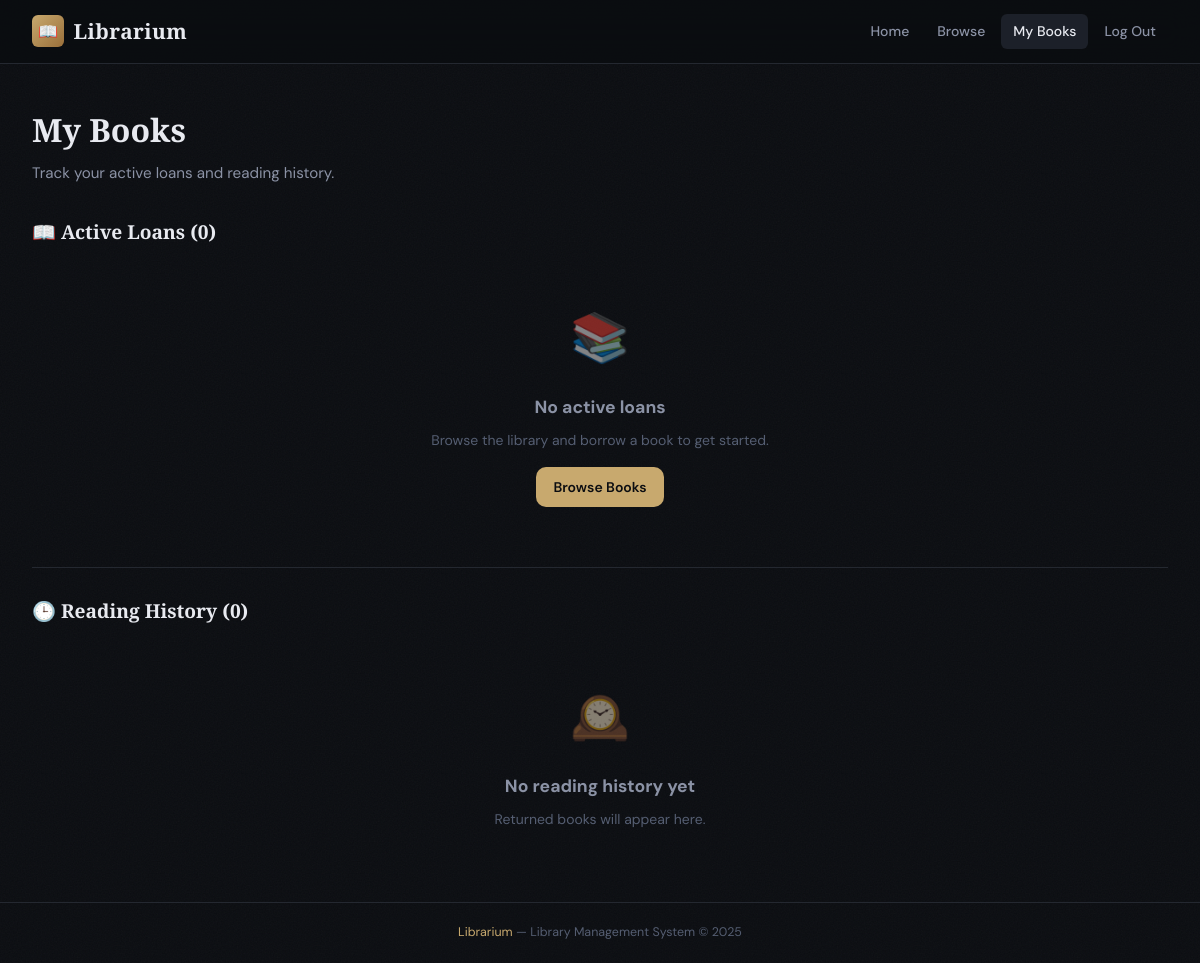
Before: /my-borrowings (signed in) with the older database file.
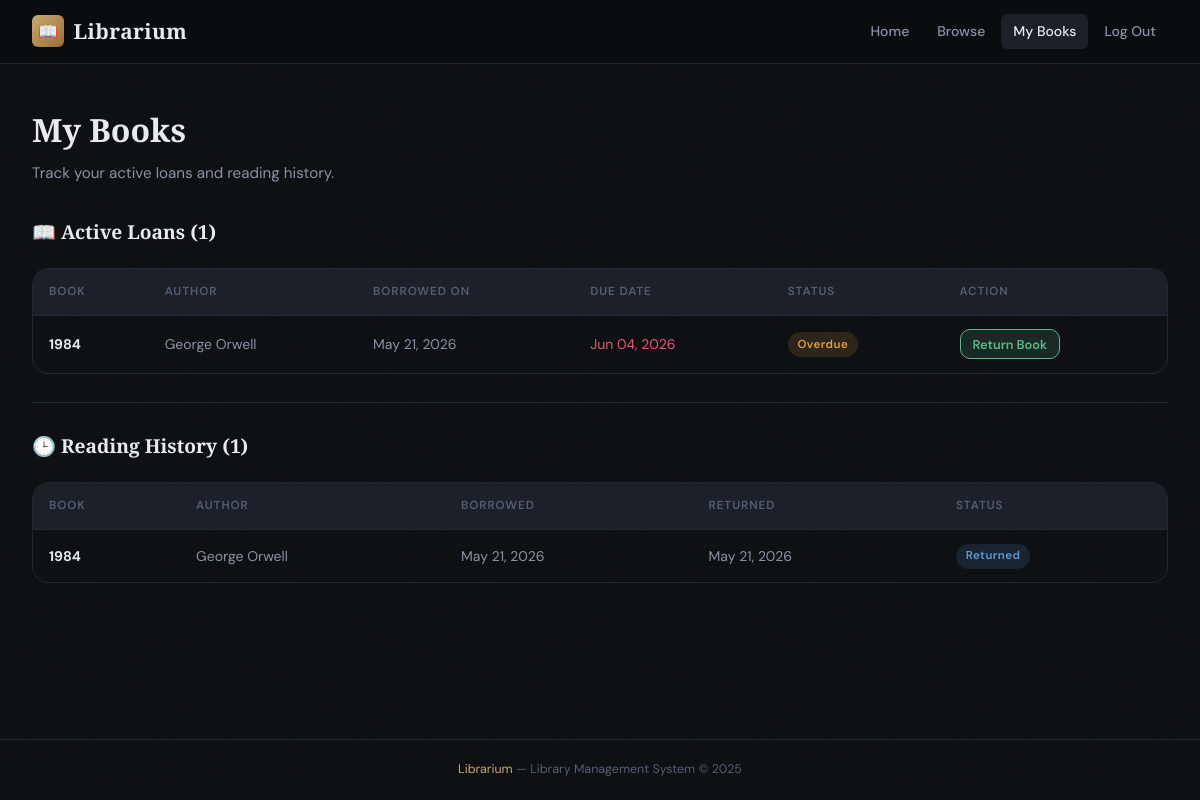
After: the same page with the newer database file.
### models.py (models this page shows, shortened)
class Borrowing(db.Model):
    __tablename__ = "borrowings"
    id = db.Column(db.Integer, primary_key=True)
    user_id = db.Column(db.Integer, db.ForeignKey("users.id"), nullable=False, index=True)
    book_id = db.Column(db.Integer, db.ForeignKey("books.id"), nullable=False, index=True)
    borrow_date = db.Column(db.DateTime, default=datetime.utcnow, nullable=False)
    due_date = db.Column(db.DateTime, nullable=True)
    return_date = db.Column(db.DateTime, nullable=True)
    status = db.Column(db.String(20), default="borrowed", nullable=False)  # 'borrowed' | 'returned' | 'overdue'
    @property
    def is_overdue(self):
        if self.status == "borrowed" and self.due_date:
            return datetime.utcnow() > self.due_date
        return False

class Book(db.Model):
    __tablename__ = "books"
    id = db.Column(db.Integer, primary_key=True)
    title = db.Column(db.String(200), nullable=False)
    author = db.Column(db.String(150), nullable=False)
    isbn = db.Column(db.String(20), unique=True, nullable=False, index=True)
    genre = db.Column(db.String(80), nullable=True)
    description = db.Column(db.Text, nullable=True)
    availability_status = db.Column(db.Boolean, default=True, nullable=False)  # True = available
    added_at = db.Column(db.DateTime, default=datetime.utcnow)
    borrowings = db.relationship("Borrowing", backref="book", lazy="dynamic")

### routes.py (the view)
@main.route("/my-borrowings")
@login_required
def my_borrowings():
    user = current_user()
    if user.is_admin:
        return redirect(url_for("main.dashboard"))
    active = (
        Borrowing.query
        .filter_by(user_id=user.id, status="borrowed")
        .order_by(Borrowing.borrow_date.desc())
        .all()
    )
    history = (
        Borrowing.query
        .filter_by(user_id=user.id, status="returned")
        .order_by(Borrowing.return_date.desc())
        .all()
    )
    return render_template("my_borrowings.html", active=active, history=history, now=datetime.utcnow())

### models.py (called while the page is built)
    @property
    def is_admin(self):
        return self.role == "admin"

### routes.py (called while the page is built)
def login_required(f):
    @wraps(f)
    def decorated(*args, **kwargs):
        if "user_id" not in session:
            flash("Please log in to continue.", "warning")
            return redirect(url_for("main.login"))
        return f(*args, **kwargs)
    return decorated

def current_user():
    if "user_id" in session:
        return User.query.get(session["user_id"])
    return None

@main.context_processor
def inject_user():
    return {"current_user": current_user()}

### templates/my_borrowings.html (shortened to what this page needs)
{% extends "base.html" %}
{% block content %}
<div class="page-header">
  <h1>My Books</h1>
  <p>Track your active loans and reading history.</p>
</div>
<div class="section-header">
  <span class="section-title">📖 Active Loans ({{ active|length }})</span>
</div>
{% if active %}
<div class="table-wrap mb-2">
  <table>
    <thead>
      <tr><th>Book</th><th>Author</th><th>Borrowed On</th><th>Due Date</th><th>Status</th><th>Action</th></tr>
    </thead>
    <tbody>
      {% for b in active %}
      <tr>
        <td><strong>{{ b.book.title }}</strong></td>
        <td>{{ b.book.author }}</td>
        <td>{{ b.borrow_date.strftime('%b %d, %Y') }}</td>
        <td class="{% if b.is_overdue %}text-danger{% endif %}">
          {{ b.due_date.strftime('%b %d, %Y') if b.due_date else '—' }}
        </td>
        <td>
          {% if b.is_overdue %}
            <span class="badge badge-overdue">Overdue</span>
          {% else %}
            <span class="badge badge-borrowed">Borrowed</span>
          {% endif %}
        </td>
        <td>
          <form method="POST" action="{{ url_for('main.return_book', borrowing_id=b.id) }}">
            <button type="submit" class="btn btn-success btn-sm">Return Book</button>
          </form>
        </td>
      </tr>
      {% endfor %}
    </tbody>
  </table>
</div>
{% else %}
<div class="empty-state" style="padding:2rem">
  <div class="empty-state-icon">📚</div>
  <h3>No active loans</h3>
  <p>Browse the library and borrow a book to get started.</p>
  <a href="{{ url_for('main.books') }}" class="btn btn-primary" style="margin-top:1rem">Browse Books</a>
</div>
{% endif %}
<div class="divider"></div>
<div class="section-header">
  <span class="section-title">🕒 Reading History ({{ history|length }})</span>
</div>
{% if history %}
<div class="table-wrap">
  <table>
    <thead>
      <tr><th>Book</th><th>Author</th><th>Borrowed</th><th>Returned</th><th>Status</th></tr>
    </thead>
    <tbody>
      {% for b in history %}
      <tr>
        <td><strong>{{ b.book.title }}</strong></td>
        <td>{{ b.book.author }}</td>
        <td>{{ b.borrow_date.strftime('%b %d, %Y') }}</td>
        <td>{{ b.return_date.strftime('%b %d, %Y') if b.return_date else '—' }}</td>
        <td><span class="badge badge-returned">Returned</span></td>
      </tr>
      {% endfor %}
    </tbody>
  </table>
</div>
{% else %}
<div class="empty-state" style="padding:2rem">
  <div class="empty-state-icon">🕰️</div>
  <h3>No reading history yet</h3>
  <p>Returned books will appear here.</p>
</div>
{% endif %}
{% endblock %}

Changed rows visible on the page:
added Borrowing: book "1984", book.author "George Orwell", borrow_date "May 21, 2026", due_date "Jun 04, 2026", status "Overdue", shown under "My Books"
added Borrowing: book "1984", book.author "George Orwell", borrow_date "May 21, 2026", return_date "May 21, 2026"
Other visible differences:
{{ active|length }}: "0" → "1"
{{ history|length }}: "0" → "1"
text no longer shown: "📚 No active loans Browse the library and borrow a book to get started. Browse Books 🕰️ No reading history yet Returned books will appear here."
text now shown: "BOOK AUTHOR BORROWED ON DUE DATE STATUS ACTION BOOK AUTHOR BORROWED RETURNED STATUS"
